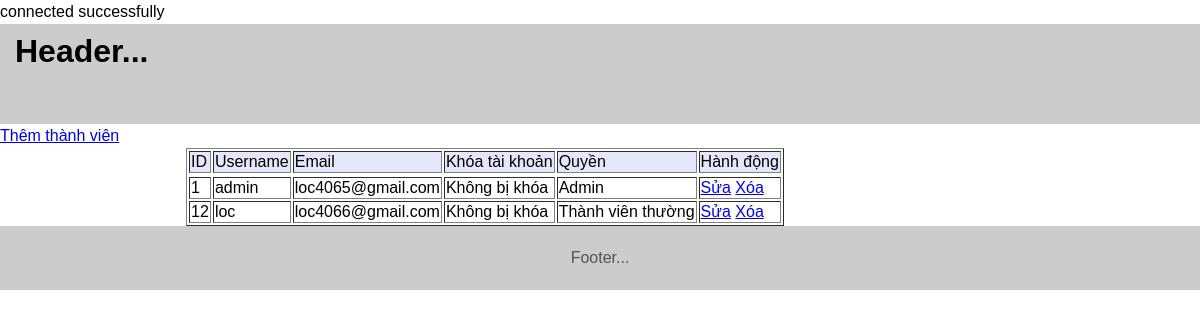
The page /2.Sources/quan-ly-thanh-vien.php (signed in) on the database its author committed.
### tables this page shows
CREATE TABLE `users` (
  `id` int(11) NOT NULL,
  `username` varchar(30) NOT NULL,
  `password` varchar(30) NOT NULL,
  `name` varchar(255) NOT NULL,
  `email` varchar(255) NOT NULL,
  `permision` tinyint(4) DEFAULT '0',
  `is_block` tinyint(4) DEFAULT '0',
  `createdate` datetime NOT NULL,
  `activation` varchar(300) DEFAULT NULL,
  `status` enum('0','1') DEFAULT '0'
);

### 2.Sources/quan-ly-thanh-vien.php (the view, shortened to what this page needs)
<?php require_once("demo/connection.php");?>
<?php include ("header.php"); ?>
<?php
	$sql = "SELECT * FROM users";
	$query = mysqli_query($conn,$sql);
?>
<a href="them-thanh-vien.php">Thêm thành viên</a>
<table border="1px;" align="center">
	<thead>
		<tr>
			<td bgcolor="#E6E6FA">ID</td>
			<td bgcolor="#E6E6FA">Username</td>
			<td bgcolor="#E6E6FA">Email</td>
			<td bgcolor="#E6E6FA">Khóa tài khoản</td>
			<td bgcolor="#E6E6FA">Quyền</td>
			<td bgcolor="#E6E6FA">Hành động</td>
	</thead>
	<tbody>
	<?php
		while ( $data = mysqli_fetch_array($query) ) {
			$id = $data['id'];
	?>
		<tr>
			<td><?php echo $id; ?></td>
			<td><?php echo $data['username']; ?></td>
			<td><?php echo $data['email']; ?></td>
			<td><?php echo ($data['is_block'] == 1) ? "Bị khóa" : "Không bị khóa"; ?></td>
			<td><?php echo ($data['permision'] == 0) ? "Thành viên thường" : "Admin"; ?></td>
			<td>
				<a href="chinh-sua-thanh-vien.php?id=<?php echo $id;?>">Sửa</a>
				<a href="quan-ly-thanh-vien.php?id_delete=<?php echo $id;?>">Xóa</a>
			</td>
		</tr>
	<?php
		}
	?>
	</tbody>
</table>
<?php include "footer.php" ?>

### 2.Sources/style.css (style rules this page uses)
body { margin:0; padding:0; font-family: Sans-Serif; line-height: 1.5em; }

### rows shown on the page
users: id "1", username "admin", email "loc4065@gmail.com", is_block "Không bị khóa", permision "Admin"
users: id "12", username "loc", email "loc4066@gmail.com", is_block "Không bị khóa", permision "Thành viên thường"
